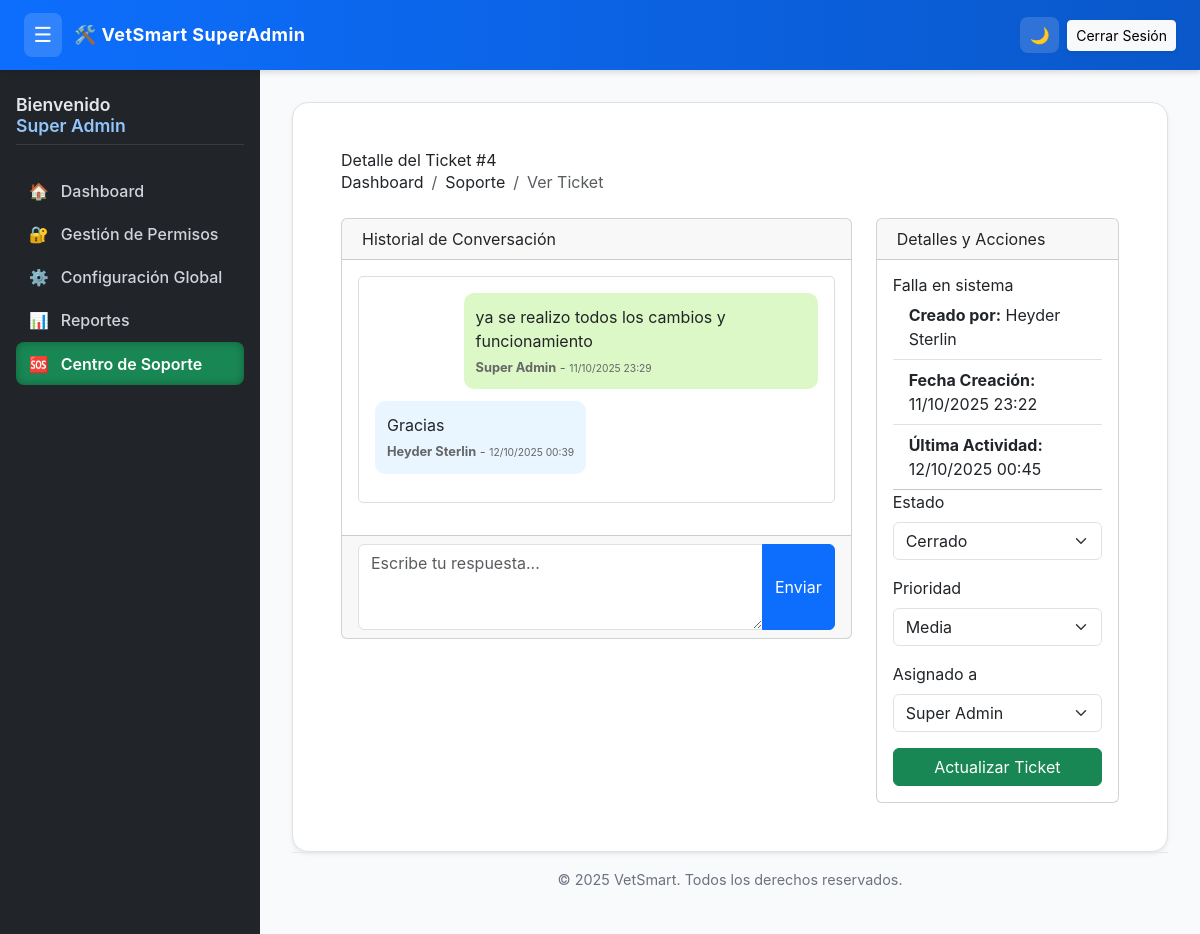
/vetsmart/soporte/ver/4 (signed in), run on the app's committed database.
### tables this page shows
CREATE TABLE `tickets` (
  `id` int(11) NOT NULL,
  `usuario_id` int(11) NOT NULL COMMENT 'ID del usuario que crea el ticket',
  `asignado_a` int(11) DEFAULT NULL COMMENT 'ID del usuario de soporte asignado',
  `asunto` varchar(255) NOT NULL,
  `descripcion` text DEFAULT NULL,
  `rol_problema` varchar(255) DEFAULT NULL,
  `estado` enum('Abierto','En Proceso','Cerrado') NOT NULL DEFAULT 'Abierto',
  `prioridad` enum('Baja','Media','Alta','Urgente') NOT NULL DEFAULT 'Media',
  `creado_en` timestamp NOT NULL DEFAULT current_timestamp(),
  `actualizado_en` timestamp NOT NULL DEFAULT current_timestamp() ON UPDATE current_timestamp(),
  `notificacion_vista` tinyint(1) NOT NULL DEFAULT 0 COMMENT 'Indica si el ticket ya fue notificado o visto',
  `notificacion_admin_vista` tinyint(1) NOT NULL DEFAULT 1 COMMENT '0 = no visto por admin, 1 = visto'
);

CREATE TABLE `ticket_mensajes` (
  `id` int(11) NOT NULL,
  `ticket_id` int(11) NOT NULL,
  `usuario_id` int(11) NOT NULL COMMENT 'ID del autor del mensaje',
  `mensaje` text NOT NULL,
  `creado_en` timestamp NOT NULL DEFAULT current_timestamp()
);

CREATE TABLE `usuarios` (
  `id` int(11) NOT NULL,
  `docusu` varchar(50) NOT NULL,
  `nombre` varchar(80) NOT NULL,
  `apellido` varchar(80) NOT NULL,
  `email` varchar(150) NOT NULL,
  `telefono` varchar(30) DEFAULT NULL,
  `password` varchar(255) NOT NULL,
  `role_id` int(11) NOT NULL,
  `estado` tinyint(1) DEFAULT 1,
  `creado_en` timestamp NOT NULL DEFAULT current_timestamp(),
  `reset_token` varchar(64) NOT NULL,
  `reset_expira` datetime DEFAULT NULL
);

### app/controllers/SoporteController.php (called while the page is built, shortened)
<?php
require_once APP_ROOT . '/core/Controller.php';
require_once APP_ROOT . '/models/Ticket.php';
require_once APP_ROOT . '/models/Usuario.php';
class SoporteController extends Controller {
    private $ticketModel;
    private $userModel;
    public function __construct($pdo) {
        $this->ticketModel = new Ticket($pdo);
        $this->userModel = new Usuario($pdo);
    }
    public function ver($id) {
        $ticket = $this->ticketModel->getById($id);
        $mensajes = $this->ticketModel->getMessagesByTicketId($id);
        $staff = $this->userModel->getStaff();
        $this->view('soporte/ver', [
            'ticket' => $ticket,
            'mensajes' => $mensajes,
            'staff' => $staff
        ], 'main_superadmin');
    }
}

### app/models/Ticket.php (called while the page is built, shortened)
<?php
class Ticket {
    private $db;
    public function __construct($pdo) {
        $this->db = $pdo;
    }
    public function getById($id) {
        $sql = "SELECT
                    t.*,
                    CONCAT(u_creador.nombre, ' ', u_creador.apellido) as creador_nombre,
                    u_creador.email as creador_email,
                    CONCAT(u_asignado.nombre, ' ', u_asignado.apellido) as asignado_nombre
                FROM tickets t
                JOIN usuarios u_creador ON t.usuario_id = u_creador.id
                LEFT JOIN usuarios u_asignado ON t.asignado_a = u_asignado.id
                WHERE t.id = :id";
        $stmt = $this->db->prepare($sql);
        $stmt->execute([':id' => $id]);
        return $stmt->fetch(PDO::FETCH_ASSOC);
    }
    public function getMessagesByTicketId($ticket_id) {
        $sql = "SELECT
                    m.mensaje, m.creado_en,
                    u.id as usuario_id,
                    CONCAT(u.nombre, ' ', u.apellido) as autor_nombre
                FROM ticket_mensajes m
                JOIN usuarios u ON m.usuario_id = u.id
                WHERE m.ticket_id = :ticket_id
                ORDER BY m.creado_en ASC";
        $stmt = $this->db->prepare($sql);
        $stmt->execute([':ticket_id' => $ticket_id]);
        return $stmt->fetchAll(PDO::FETCH_ASSOC);
    }
}

### app/core/Database.php (called while the page is built, shortened)
<?php
class Database {
    private static $instance = null;
    public function __construct() {
        $dbHost = '127.0.0.1';
        $dbName = 'vetsmart';
        $dbUser = 'root';
        $dbPass = '';
        $dsn = "mysql:host={$dbHost};dbname={$dbName};charset=utf8mb4";
        $options = [
            PDO::ATTR_ERRMODE => PDO::ERRMODE_EXCEPTION,
            PDO::ATTR_DEFAULT_FETCH_MODE => PDO::FETCH_ASSOC,
            PDO::ATTR_EMULATE_PREPARES => false,
        ];
        $this->pdo = new PDO($dsn, $dbUser, $dbPass, $options);
    }
    public static function getInstance(): PDO {
        if (self::$instance === null) {
            self::$instance = new self();
        }
        return self::$instance->pdo;
    }
}

### app/models/Usuario.php (called while the page is built, shortened)
<?php
class Usuario {
    private $db;
    public function __construct() {
        $this->db = Database::getInstance();
    }
    public function getStaff() {
        $sql = "SELECT id, nombre, apellido FROM usuarios WHERE role_id != 6 ORDER BY nombre, apellido";
        $stmt = $this->db->query($sql);
        return $stmt->fetchAll(PDO::FETCH_ASSOC);
    }
}

### app/views/soporte/ver.php (the view, shortened to what this page needs)
<?php
$current_user_id = $_SESSION['user']['id'];
?>
<div class="container-fluid px-4">
    <h1 class="mt-4">Detalle del Ticket #<?= htmlspecialchars($ticket['id']) ?></h1>
    <ol class="breadcrumb mb-4">
        <li class="breadcrumb-item"><a href="/vetsmart/super_admin/dashboard">Dashboard</a></li>
        <li class="breadcrumb-item"><a href="/vetsmart/soporte">Soporte</a></li>
        <li class="breadcrumb-item active">Ver Ticket</li>
    </ol>
    <div class="row">
        <div class="col-lg-8">
            <div class="card mb-4">
                <div class="card-header">
                    Historial de Conversación
                </div>
                <div class="card-body">
                    <div class="chat-container d-flex flex-column">
                        <?php foreach ($mensajes as $mensaje): ?>
                            <div class="chat-message <?= ($mensaje['usuario_id'] == $current_user_id) ? 'recipient' : 'author' ?>">
                                <p class="mb-0"><?= nl2br(htmlspecialchars($mensaje['mensaje'])) ?></p>
                                <div class="message-meta">
                                    <strong><?= htmlspecialchars($mensaje['autor_nombre']) ?></strong>
                                    - <small><?= date('d/m/Y H:i', strtotime($mensaje['creado_en'])) ?></small>
                                </div>
                            </div>
                        <?php endforeach; ?>
                    </div>
                </div>
                <div class="card-footer">
                    <form action="/vetsmart/soporte/responder" method="POST">
                        <div class="input-group">
                            <textarea name="mensaje" class="form-control" placeholder="Escribe tu respuesta..." rows="3" required></textarea>
                            <button class="btn btn-primary" type="submit">Enviar</button>
                        </div>
                    </form>
                </div>
            </div>
        </div>
        <div class="col-lg-4">
            <div class="card mb-4">
                <div class="card-header">
                    Detalles y Acciones
                </div>
                <div class="card-body">
                    <h5><?= htmlspecialchars($ticket['asunto']) ?></h5>
                    <ul class="list-group list-group-flush">
                        <li class="list-group-item"><strong>Creado por:</strong> <?= htmlspecialchars($ticket['creador_nombre']) ?></li>
                        <li class="list-group-item"><strong>Fecha Creación:</strong> <?= date('d/m/Y H:i', strtotime($ticket['creado_en'])) ?></li>
                        <li class="list-group-item"><strong>Última Actividad:</strong> <?= date('d/m/Y H:i', strtotime($ticket['actualizado_en'])) ?></li>
                    </ul>
                    <hr>
                    <form action="/vetsmart/soporte/actualizarMeta" method="POST">
                        <div class="mb-3">
                            <label for="estado" class="form-label">Estado</label>
                            <select name="estado" id="estado" class="form-select">
                                <option value="Cerrado" <?= $ticket['estado'] == 'Cerrado' ? 'selected' : '' ?>>Cerrado</option>
                            </select>
                        </div>
                        <div class="mb-3">
                            <label for="prioridad" class="form-label">Prioridad</label>
                            <select name="prioridad" id="prioridad" class="form-select">
                                <option value="Media" <?= $ticket['prioridad'] == 'Media' ? 'selected' : '' ?>>Media</option>
                            </select>
                        </div>
                        <div class="mb-3">
                            <label for="asignado_a" class="form-label">Asignado a</label>
                            <select name="asignado_a" id="asignado_a" class="form-select">
                                <?php foreach ($staff as $member): ?>
                                    <option value="<?= $member['id'] ?>" <?= $ticket['asignado_a'] == $member['id'] ? 'selected' : '' ?>>
                                        <?= htmlspecialchars($member['nombre'] . ' ' . $member['apellido']) ?>
                                    </option>
                                <?php endforeach; ?>
                            </select>
                        </div>
                        <button type="submit" class="btn btn-success w-100">Actualizar Ticket</button>
                    </form>
                </div>
            </div>
        </div>
    </div>
</div>

### app/views/layouts/main_superadmin.php (style rules this page uses)
body { display: flex; flex-direction: column; min-height: 100vh; font-family: 'Inter', system-ui, sans-serif; background-color: #f1f5f9; transition: background-color 0.3s, color 0.3s; }

### app/views/soporte/ver.php (style rules this page uses)
.chat-container { max-height: 500px; overflow-y: auto; border: 1px solid #ddd; padding: 1rem; border-radius: 5px; margin-bottom: 1rem; }
.chat-message { padding: 0.75rem; margin-bottom: 0.75rem; border-radius: 10px; max-width: 80%; }
.chat-message.author { background-color: #e9f5ff; align-self: flex-start; text-align: left; }
.chat-message.recipient { background-color: #dcf8c6; align-self: flex-end; text-align: left; margin-left: auto; }
.message-meta { font-size: 0.8rem; color: #666; margin-top: 5px; }

### data on the page
tickets: id "4", asunto "Falla en sistema", creado_en "11/10/2025 23:22", actualizado_en "12/10/2025 00:45", estado "Cerrado", prioridad "Media", asignado_a "Super Admin"
ticket_mensajes: mensaje "ya se realizo todos los cambios y funcionamiento", autor_nombre "Super Admin", creado_en "11/10/2025 23:29"
ticket_mensajes: mensaje "Gracias", autor_nombre "Heyder Sterlin", creado_en "12/10/2025 00:39"

### other printed values
$_SESSION['user']['nombre'] "Super"
$_SESSION['user']['apellido'] "Admin"
$ticket['creador_nombre'] "Heyder Sterlin"
